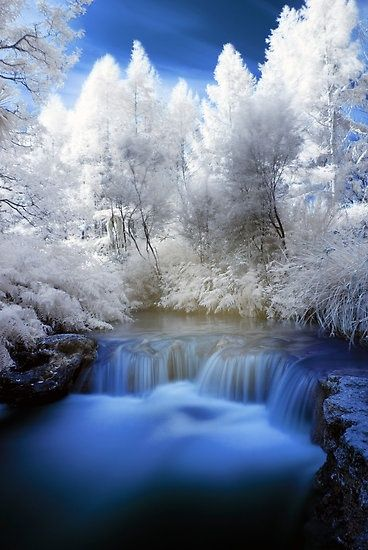
#> input picture THUCHANH/LAB_5/g1onwm0o.png, 368 x 550 px
$ python 522H0120_LAB05.py
#> lines starting #> are read from the running program, lines starting #| are printed output that depends on the picture
import cv2
import numpy as np
from matplotlib import pyplot as plt
# from skimage import data, filters

# Ex5.1. Image histogram equalization
# Load the image in grayscale mode
img = cv2.imread('g1onwm0o.png', 0)
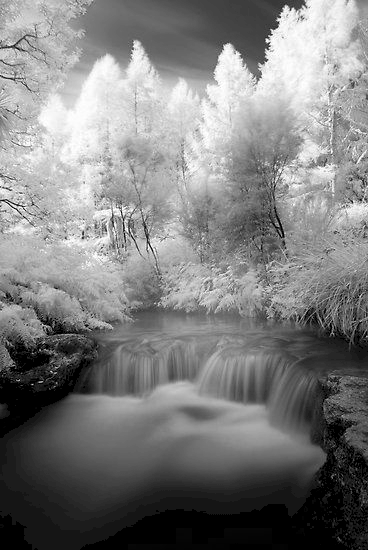
#> img: shape (550, 368); min 0, max 255, mean 125.4
# Calculate the histogram of the image
hist = cv2.calcHist([img], [0], None, [256], [0, 256])
#> hist = 256 values, max 12731 at index 0, min 0 at index 27, mean 790.6
# Plot the grayscale image histogram
plt.plot(hist)
plt.title('Grayscale Image Histogram')
plt.xlabel('Pixel Value')
plt.ylabel('Frequency')
plt.show()
#> figure, not shown here; curve peaks at x = 0, y = 12731
# Perform histogram equalization
equalized_img = cv2.equalizeHist(img)
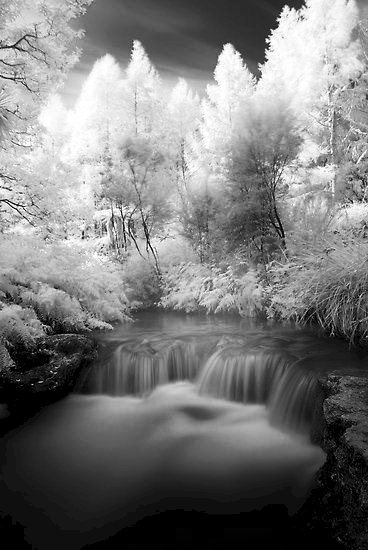
#> equalized_img: shape (550, 368); min 0, max 255, mean 120.5
# Calculate the histogram of the equalized image
equalized_hist = cv2.calcHist([equalized_img], [0], None, [256], [0, 256])
#> equalized_hist = 256 values, max 13068 at index 0, min 0 at index 4, mean 790.6
# Plot the histogram of the equalized image
plt.plot(equalized_hist)
plt.title('Equalized Image Histogram')
plt.xlabel('Pixel Value')
plt.ylabel('Frequency')
plt.show()
#> figure, not shown here; curve peaks at x = 0, y = 13068
# Display the original and equalized images
cv2.imshow('Original Image', img)
cv2.imshow('Equalized Image', equalized_img)
cv2.waitKey(0)
cv2.destroyAllWindows()

# Ex5.2. Image blurring
image = cv2.imread('g1onwm0o.png')
#> image is the input picture: shape (550, 368, 3); mean B, G, R 149.7, 125.6, 110.8
# Add noise to the image
noise = np.random.normal(0, 1, image.shape).astype(np.uint8)
noisy_image = cv2.add(image, noise)
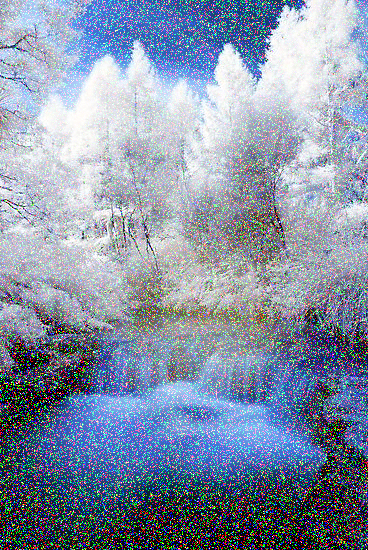
#> noisy_image: shape (550, 368, 3); mean B, G, R 166.4, 146.1, 134
# Apply different blurring techniques
blurred_images = []
blur_titles = []
# Gaussian blur
gaussian_blur = cv2.GaussianBlur(noisy_image, (5, 5), 0)
blurred_images.append(gaussian_blur)
blur_titles.append('Gaussian Blur')
# Median blur
median_blur = cv2.medianBlur(noisy_image, 5)
blurred_images.append(median_blur)
blur_titles.append('Median Blur')
# Box blur
box_blur = cv2.boxFilter(noisy_image, -1, (5, 5))
blurred_images.append(box_blur)
blur_titles.append('Box Blur')
# Motion blur
motion_kernel = np.zeros((9, 9))
motion_kernel[4, :] = 1 / 9
motion_blur = cv2.filter2D(noisy_image, -1, motion_kernel)
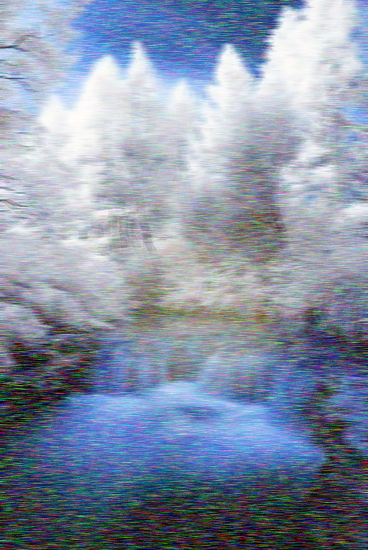
#> motion_blur: shape (550, 368, 3); mean B, G, R 166.4, 146.1, 133.9
blurred_images.append(motion_blur)
blur_titles.append('Motion Blur')
# Depth of field blur
depth_of_field_blur = cv2.GaussianBlur(noisy_image, (0, 0), 10)
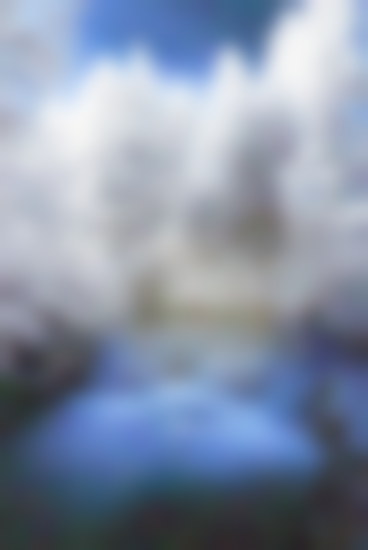
#> depth_of_field_blur: shape (550, 368, 3); mean B, G, R 166.4, 146.1, 134
blurred_images.append(depth_of_field_blur)
blur_titles.append('Depth of Field Blur')
# Display the original and blurred images
titles = ['Original Image'] + blur_titles
images = [image] + blurred_images
#> images = 6 items

for i in range(len(images)):
    plt.subplot(2, 3, i+1)
    plt.imshow(cv2.cvtColor(images[i], cv2.COLOR_BGR2RGB))
    plt.title(titles[i])
    plt.axis('off')
#> this loop made 6 passes

plt.tight_layout()
plt.show()
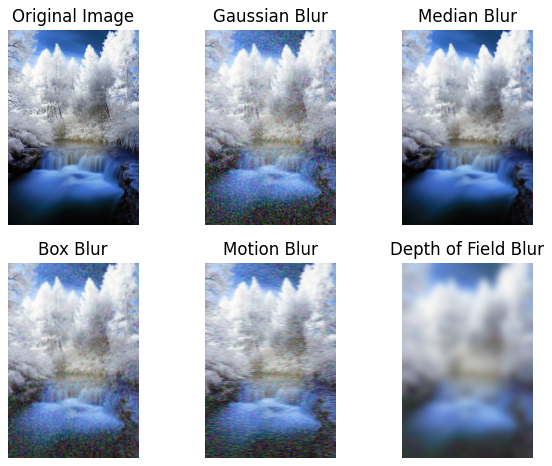
#> figure drawn by matplotlib, 6 panels

# Ex5.3. Image sharpening
image = cv2.imread('g1onwm0o.png')
# Define the blur kernel
blur_kernel = np.ones((5, 5), np.float32) / 25
# Sharpen the image using addWeighted
sharpened_add = cv2.addWeighted(image, 1.5, image, -0.5, 0)
# Sharpen the image using filter2D
sharpened_filter = cv2.filter2D(image, -1, blur_kernel)
# Display the original and sharpened images
titles = ['Original Image', 'Sharpened (addWeighted)', 'Sharpened (filter2D)']
images = [image, sharpened_add, sharpened_filter]

for i in range(len(images)):
    plt.subplot(1, 3, i+1)
    plt.imshow(cv2.cvtColor(images[i], cv2.COLOR_BGR2RGB))
    plt.title(titles[i])
    plt.axis('off')
#> this loop made 3 passes

plt.tight_layout()
plt.show()
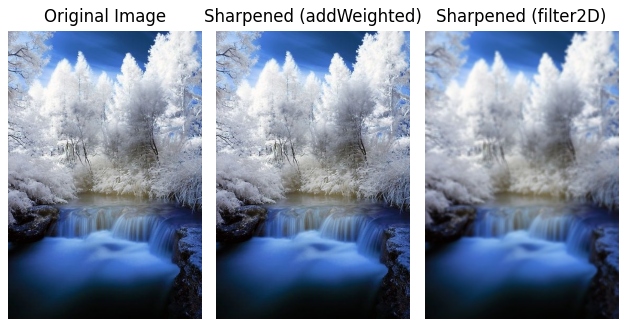
#> figure drawn by matplotlib, 3 panels

# Ex5.4. Simple Motion Estimation in Videos using OpenCV
# import numpy as np
# import cv2
# from skimage import data, filters

# Open Video
#> (the run stopped early here; a loop or call above may not have finished)
